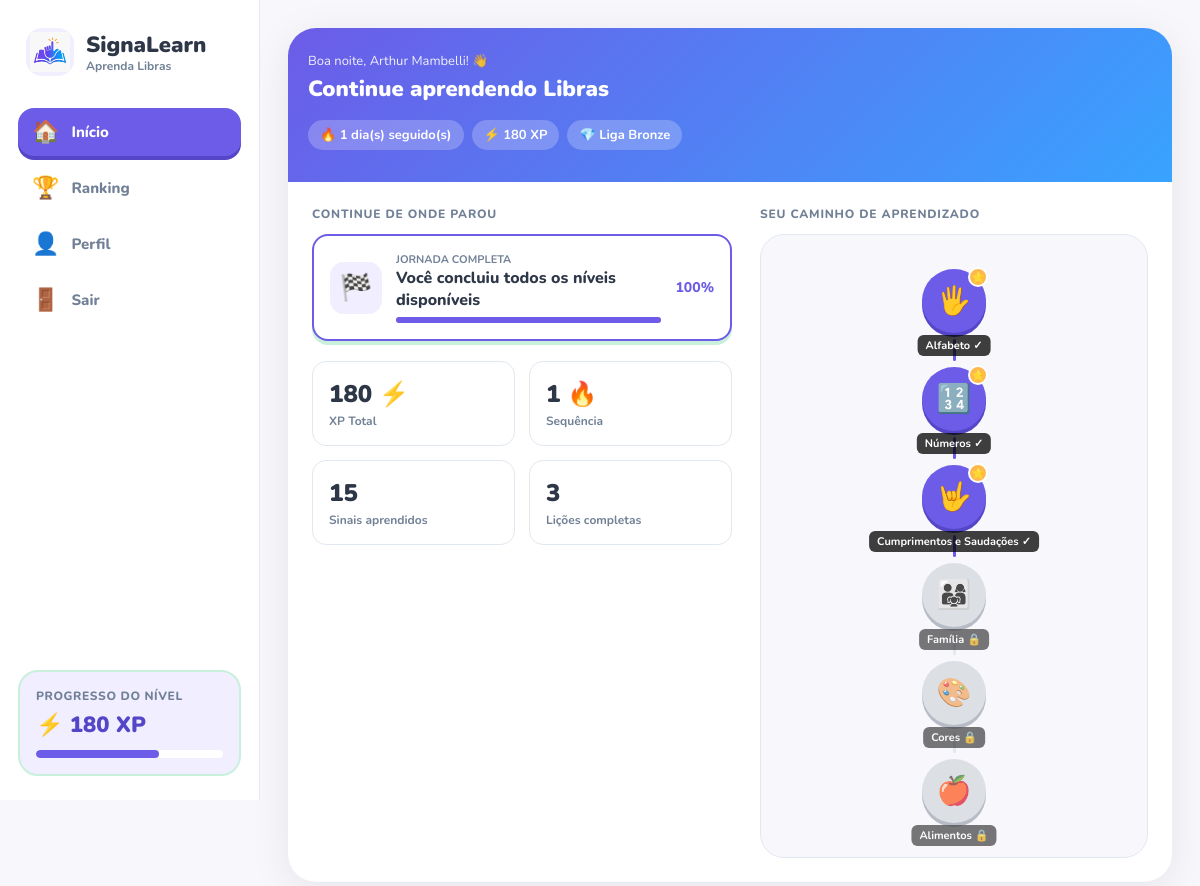
Page / (signed in) on the committed database.
### core/models.py (models this page shows, shortened)
class UserProfile(models.Model):
    user = models.OneToOneField(User, on_delete=models.CASCADE, related_name='profile')
    xp_total = models.PositiveIntegerField(default=0)
    current_streak = models.PositiveIntegerField(default=0)
    signs_learned = models.PositiveIntegerField(default=0)
    completed_lessons = models.PositiveIntegerField(default=0)
    level = models.PositiveIntegerField(default=1)
    league = models.CharField(max_length=30, default='Bronze')
    last_lesson_date = models.DateField(null=True, blank=True)

class LessonLevel(models.Model):
    slug = models.SlugField(unique=True)
    title = models.CharField(max_length=100)
    category = models.CharField(max_length=100)
    order = models.PositiveIntegerField()
    xp_reward = models.PositiveIntegerField(default=50)
    signs_count = models.PositiveIntegerField(default=0)
    icon = models.CharField(max_length=20, default='🤟')
    is_active = models.BooleanField(default=True)

### core/views.py (the view)
# urls.py: path('', views.home, name='home'),
@never_cache
@login_required
def home(request):
    profile_obj = get_user_profile(request.user)
    levels_data = get_learning_path(request.user)
    current_level_data = None
    for item in levels_data:
        if item['status'] in ['active', 'unlocked']:
            current_level_data = item
            break
    return render(request, 'home.html', {
        'active_tab': 'home',
        'profile': profile_obj,
        'greeting': get_greeting(),
        'xp_progress_percent': get_xp_progress_percent(profile_obj),
        'levels_data': levels_data,
        'current_level_data': current_level_data,
    })

### core/views.py (called while the page is built)
def get_user_profile(user):
    profile_obj, created = UserProfile.objects.get_or_create(user=user)
    return profile_obj

def get_greeting():
    hour = timezone.localtime().hour
    if 5 <= hour < 12:
        return 'Bom dia'
    elif 12 <= hour < 18:
        return 'Boa tarde'
    return 'Boa noite'

def get_xp_required_for_level(level):
    requirements = {
        1: 100,
        2: 120,
        3: 150,
    }
    return requirements.get(level, 150)

def get_level_from_xp(xp_total):
    level = 1
    remaining_xp = xp_total
    while remaining_xp >= get_xp_required_for_level(level):
        remaining_xp -= get_xp_required_for_level(level)
        level += 1
    return level

def get_current_level_xp(profile_obj):
    remaining_xp = profile_obj.xp_total
    level = 1
    while remaining_xp >= get_xp_required_for_level(level):
        remaining_xp -= get_xp_required_for_level(level)
        level += 1
    return remaining_xp

def get_xp_progress_percent(profile_obj):
    current_level = get_level_from_xp(profile_obj.xp_total)
    current_level_xp = get_current_level_xp(profile_obj)
    xp_required = get_xp_required_for_level(current_level)
    return int((current_level_xp / xp_required) * 100)

def is_level_unlocked(user, level):
    if level.slug not in PLAYABLE_LEVEL_SLUGS:
        return False
    if level.order == 1:
        return True
    previous_level = LessonLevel.objects.filter(
        order=level.order - 1
    ).first()
    if not previous_level:
        return True
    return UserLevelProgress.objects.filter(
        user=user,
        level=previous_level,
        is_completed=True
    ).exists()

### core/templates/home.html (shortened to what this page needs)
{% extends 'base.html' %}
{% block content %}
<div class="screen active" id="screen-home">
  <div class="home-header">
    <div class="greeting">
      {{ greeting }}, {{ user.first_name|default:user.username }}! 👋
    </div>
    <h1>Continue aprendendo Libras</h1>
    <div class="streak-bar">
      <div class="streak-pill">🔥 {{ profile.current_streak }} dia(s) seguido(s)</div>
      <div class="streak-pill">⚡ {{ profile.xp_total }} XP</div>
      <div class="streak-pill">💎 Liga {{ profile.league }}</div>
    </div>
  </div>
  <div class="home-content">
    <div class="home-dashboard">
      <section class="continue-panel">
        <div class="section-title">Continue de onde parou</div>
        {% if current_level_data %}
          <a href="{% url 'lesson' current_level_data.level.slug %}" class="continue-card">
            <div class="lesson-icon green">
              {{ current_level_data.level.icon }}
            </div>
            <div style="flex:1">
              <div class="lesson-label">
                UNIDADE 1 • LIÇÃO {{ current_level_data.level.order }}
              </div>
              <div class="lesson-name">
                {{ current_level_data.level.title }}
              </div>
              <div class="lesson-progress-bar">
                <div class="fill" style="width:{{ current_level_data.progress_percent }}%"></div>
              </div>
            </div>
            <div style="font-size:14px;font-weight:800;color:var(--green)">
              {{ current_level_data.progress_percent }}%
            </div>
          </a>
        {% else %}
          <div class="continue-card">
            <div class="lesson-icon green">🏁</div>
            <div style="flex:1">
              <div class="lesson-label">JORNADA COMPLETA</div>
              <div class="lesson-name">Você concluiu todos os níveis disponíveis</div>
              <div class="lesson-progress-bar">
                <div class="fill" style="width:100%"></div>
              </div>
            </div>
            <div style="font-size:14px;font-weight:800;color:var(--green)">100%</div>
          </div>
        {% endif %}
        <div class="desktop-summary-grid">
          <div class="profile-stat">
            <div class="value">{{ profile.xp_total }} ⚡</div>
            <div class="label">XP Total</div>
          </div>
          <div class="profile-stat">
            <div class="value">{{ profile.current_streak }} 🔥</div>
            <div class="label">Sequência</div>
          </div>
          <div class="profile-stat">
            <div class="value">{{ profile.signs_learned }}</div>
            <div class="label">Sinais aprendidos</div>
          </div>
          <div class="profile-stat">
            <div class="value">{{ profile.completed_lessons }}</div>
            <div class="label">Lições completas</div>
          </div>
        </div>
      </section>
      <section class="learning-path-panel">
        <div class="section-title">Seu caminho de aprendizado</div>
        <div class="desktop-path">
          {% for item in levels_data %}
            <div class="path-row">
              {% if item.is_unlocked %}
                <a href="{% url 'lesson' item.level.slug %}"
                   class="path-node {{ item.status }}"
                   title="{{ item.level.title }}">
                  {{ item.level.icon }}
                  {% if item.is_completed %}
                    <div class="star-badge">⭐</div>
                  {% endif %}
                  <div class="node-tooltip">
                    {{ item.tooltip }}
                  </div>
                </a>
              {% else %}
                <div class="path-node locked" title="{{ item.level.title }}">
                  {{ item.level.icon }}
                  <div class="node-tooltip">
                    {{ item.tooltip }}
                  </div>
                </div>
              {% endif %}
            </div>
            {% if not forloop.last %}
              <div class="path-connector {% if item.is_completed %}done{% endif %}"></div>
            {% endif %}
          {% endfor %}
        </div>
      </section>
    </div>
  </div>
</div>
{% endblock %}

### core/templates/partials/bottom_nav.html
{% load static %}
<aside class="side-nav">
  <div class="brand">
    <div class="brand-icon brand-logo-box">
      <img src="{% static 'LogoPNG.png' %}" alt="Logo SignaLearn" class="brand-logo-img">
    </div>
    <div>
      <div class="brand-name">SignaLearn</div>
      <div class="brand-subtitle">Aprenda Libras</div>
    </div>
  </div>
  <nav class="nav-menu">
  <a href="{% url 'home' %}" class="nav-btn {% if active_tab == 'home' %}active{% endif %}">
    <span class="nav-icon">🏠</span>
    <span>Início</span>
  </a>
  <a href="{% url 'ranking' %}" class="nav-btn {% if active_tab == 'ranking' %}active{% endif %}">
    <span class="nav-icon">🏆</span>
    <span>Ranking</span>
  </a>
  <a href="{% url 'profile' %}" class="nav-btn {% if active_tab == 'profile' %}active{% endif %}">
    <span class="nav-icon">👤</span>
    <span>Perfil</span>
  </a>
  <a href="{% url 'logout' %}" class="nav-btn">
    <span class="nav-icon">🚪</span>
    <span>Sair</span>
  </a>
</nav>
  <div class="side-card">
    <div class="side-card-title">Progresso do nível</div>
    <div class="side-card-xp">⚡ {{ profile.xp_total|default:0 }} XP</div>
    <div class="mini-progress">
      <div class="mini-progress-fill" style="width: {{ xp_progress_percent|default:0 }}%"></div>
    </div>
  </div>
</aside>

### rows in the picture
UserProfile: xp_total "180", current_streak "1", league "Bronze", signs_learned "15", completed_lessons "3"
LessonLevel: level.icon "🖐️", tooltip "Alfabeto ✓…"
LessonLevel: level.icon "🔢", tooltip "Números ✓…"
LessonLevel: level.icon "🤟", tooltip "Cumprimentos e Saudações ✓…"
LessonLevel: level.icon "👨‍👩‍👧", tooltip "Família 🔒…"
LessonLevel: level.icon "🎨", tooltip "Cores 🔒…"
LessonLevel: level.icon "🍎", tooltip "Alimentos 🔒"

### other values in the picture
{{ greeting }} "Boa noite"
{{ user.first_name|default:user.username }} "Arthur Mambelli"
